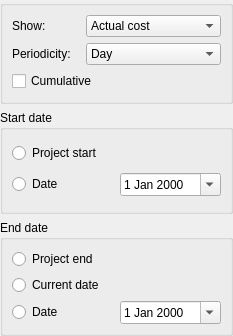
<ui version="4.0" >
 <author>Dag Andersen &lt;danders@get2net.dk></author>
 <class>KPlato::AccountsviewConfigurePanelBase</class>
 <widget class="QWidget" name="KPlato::AccountsviewConfigurePanelBase" >
  <property name="geometry" >
   <rect>
    <x>0</x>
    <y>0</y>
    <width>233</width>
    <height>336</height>
   </rect>
  </property>
  <layout class="QVBoxLayout" name="verticalLayout_2" >
   <property name="margin" >
    <number>0</number>
   </property>
   <item>
    <widget class="QGroupBox" name="groupBox_3" >
     <property name="title" >
      <string/>
     </property>
     <layout class="QGridLayout" name="gridLayout_3" >
      <item row="0" column="0" >
       <widget class="QLabel" name="label" >
        <property name="text" >
         <string>Show:</string>
        </property>
       </widget>
      </item>
      <item row="1" column="0" >
       <widget class="QLabel" name="textLabel1_2" >
        <property name="text" >
         <string>Periodicity:</string>
        </property>
        <property name="wordWrap" >
         <bool>false</bool>
        </property>
       </widget>
      </item>
      <item row="1" column="1" >
       <widget class="QComboBox" name="ui_periodBox" >
        <item>
         <property name="text" >
          <string>Day</string>
         </property>
        </item>
        <item>
         <property name="text" >
          <string>Week</string>
         </property>
        </item>
        <item>
         <property name="text" >
          <string>Month</string>
         </property>
        </item>
       </widget>
      </item>
      <item row="2" column="0" colspan="2" >
       <widget class="QCheckBox" name="ui_cumulative" >
        <property name="text" >
         <string>Cumulative</string>
        </property>
       </widget>
      </item>
      <item row="0" column="1" >
       <widget class="QComboBox" name="ui_showBox" >
        <item>
         <property name="text" >
          <string>Actual cost</string>
         </property>
        </item>
        <item>
         <property name="text" >
          <string>Planned cost</string>
         </property>
        </item>
        <item>
         <property name="text" >
          <string>Actual and planned</string>
         </property>
        </item>
        <item>
         <property name="text" >
          <string>Deviation</string>
         </property>
        </item>
       </widget>
      </item>
     </layout>
     <zorder>label</zorder>
     <zorder>textLabel1_2</zorder>
     <zorder>ui_periodBox</zorder>
     <zorder>ui_cumulative</zorder>
     <zorder>ui_showBox</zorder>
    </widget>
   </item>
   <item>
    <widget class="QGroupBox" name="groupBox" >
     <property name="title" >
      <string>Start date</string>
     </property>
     <layout class="QGridLayout" name="gridLayout" >
      <item row="0" column="0" >
       <widget class="QRadioButton" name="ui_projectstartBtn" >
        <property name="text" >
         <string>Project start</string>
        </property>
       </widget>
      </item>
      <item row="1" column="0" >
       <widget class="QRadioButton" name="ui_startdateBtn" >
        <property name="text" >
         <string>Date</string>
        </property>
       </widget>
      </item>
      <item row="1" column="1" >
       <widget class="QDateEdit" name="ui_startdate" >
        <property name="calendarPopup" >
         <bool>true</bool>
        </property>
       </widget>
      </item>
     </layout>
    </widget>
   </item>
   <item>
    <widget class="QGroupBox" name="groupBox_2" >
     <property name="title" >
      <string>End date</string>
     </property>
     <layout class="QGridLayout" name="gridLayout_2" >
      <item row="2" column="0" >
       <widget class="QRadioButton" name="ui_currentdateBtn" >
        <property name="text" >
         <string>Current date</string>
        </property>
       </widget>
      </item>
      <item row="3" column="0" >
       <widget class="QRadioButton" name="ui_enddateBtn" >
        <property name="text" >
         <string>Date</string>
        </property>
       </widget>
      </item>
      <item row="3" column="1" >
       <widget class="QDateEdit" name="ui_enddate" >
        <property name="calendarPopup" >
         <bool>true</bool>
        </property>
       </widget>
      </item>
      <item row="1" column="0" >
       <widget class="QRadioButton" name="ui_projectendBtn" >
        <property name="text" >
         <string>Project end</string>
        </property>
       </widget>
      </item>
     </layout>
    </widget>
   </item>
  </layout>
 </widget>
  <includes>
  <include location="local" >kdatewidget.h</include>
 </includes>
 <resources/>
 <connections/>
</ui>
